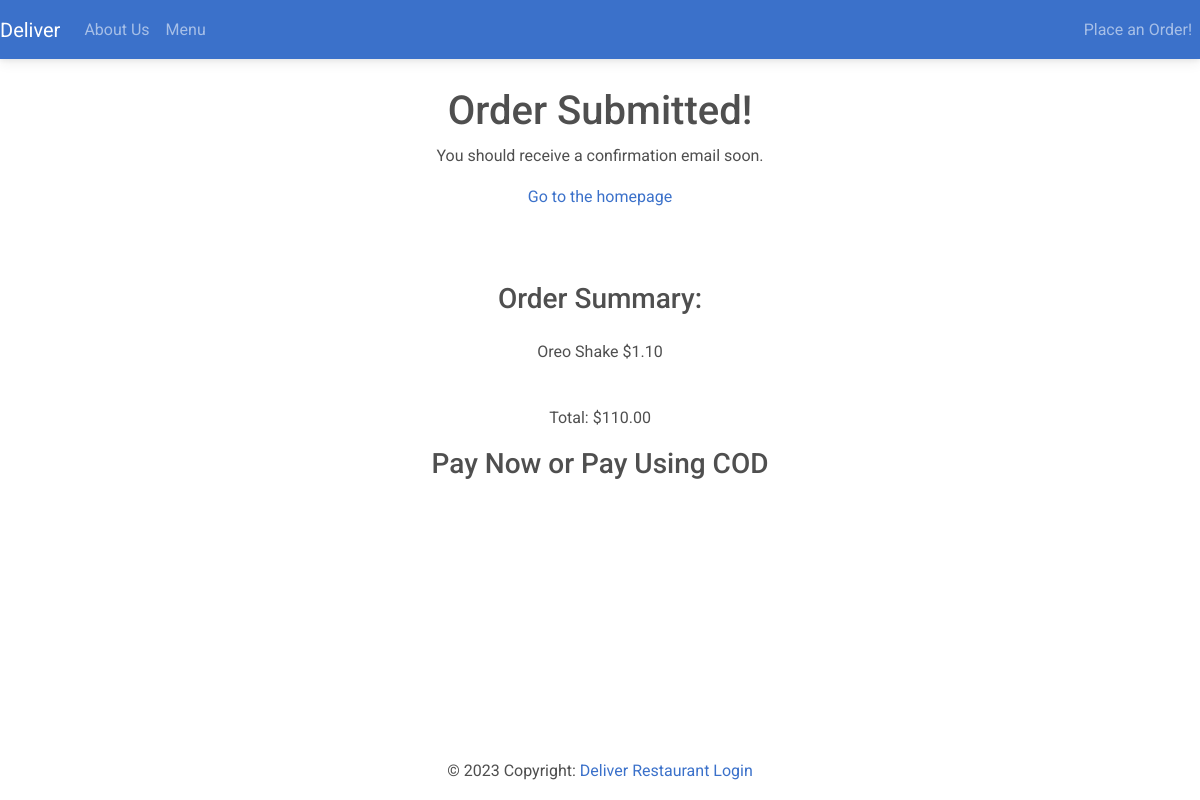
Page /order-confirmation/1 on the committed database.
### customer/models.py (models this page shows, shortened)
class MenuItem(models.Model):
    name = models.CharField(max_length=100)
    description = models.TextField()
    image = models.ImageField(upload_to='menu_images/')
    price = models.DecimalField(max_digits=5, decimal_places=2)
    category = models.ManyToManyField('Category', related_name='item')

class OrderModel(models.Model):
    created_on = models.DateTimeField(auto_now_add=True)
    price = models.DecimalField(max_digits=7, decimal_places=2)
    items = models.ManyToManyField(
        'MenuItem', related_name='order', blank=True)
    name=models.CharField(max_length=50,blank=True)
    email=models.CharField(max_length=50,blank=True)
    street=models.CharField(max_length=50,blank=True)
    city=models.CharField(max_length=50,blank=True)
    state=models.CharField(max_length=15,blank=True)
    zip_code=models.IntegerField(blank=True,null=True)
    is_paid=models.BooleanField(default=False)
    is_shipped=models.BooleanField(default=False)

### customer/views.py (the view, shortened to what this page needs)
# urls.py: path('order-confirmation/<int:pk>',OrderConfirmation.as_view(),
class OrderConfirmation(View):
    def get(self,request,pk,*args,**kwargs):
        order=OrderModel.objects.get(pk=pk)
        context={
            'pk':order.pk,
            'items':order.items,
            'price':order.price,
        }
        return render(request, 'customer/order_confirmation.html', context)

### customer/templates/customer/order_confirmation.html (shortened to what this page needs)
{% extends 'customer/base.html' %}
{% block content %}
<div class="container mb-5">
    <div class="row justify-content-center mt-1">
        <div class="col-md-5 col-sm-12 p-4 text-center">
            <h1>Order Submitted!</h1>
            <p>You should receive a confirmation email soon.</p>
            <a href="{% url 'index' %}">Go to the homepage</a>
        </div>
    </div>
    <div class="row justify-content-center mt-5">
        <div class="col-md-5 col-sm-12 text-center">
            <h3 class="pb-3">Order Summary:</h3>
            {% for item in items.all %}
                <p>{{ item.name }} <span class="pl-3">${{ item.price }}</span></p>
            {% endfor %}
            <p class="font-weight-bold pt-4">Total: ${{ price }}</p>
        </div>
    </div>
    <div class="row justify-content-center">
        <div class="col-md-6 text-center">
            <h3>Pay Now or Pay Using COD</h3>
        </div>
    </div>
</div>
{% endblock content %}

### rows in the picture
MenuItem: name "Oreo Shake", price "1.10"
OrderModel: price "110.00"
